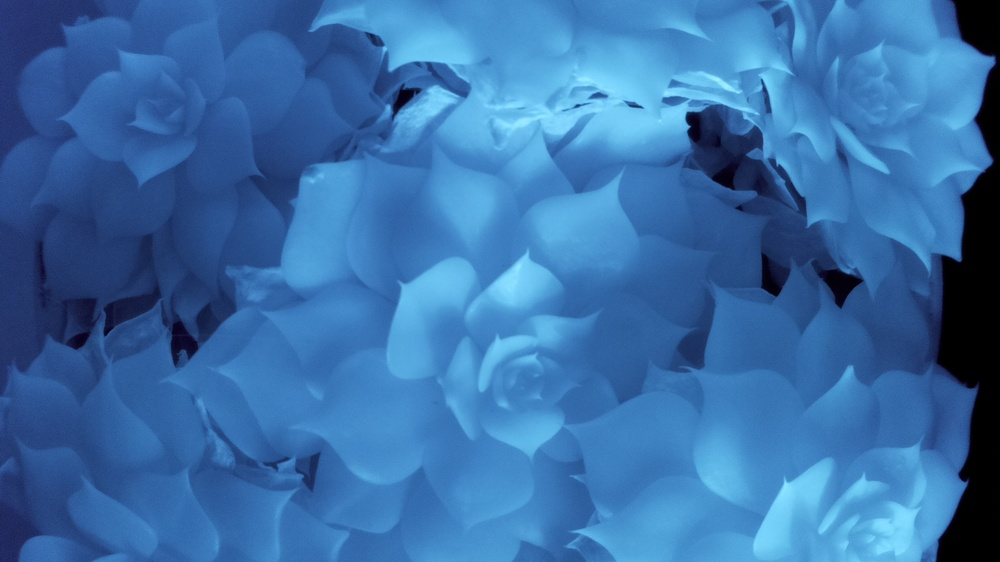
#> input picture succ_raw.jpg, 1000 x 562 px, shrunk from 1920 x 1080 before the run
$ jupyter execute ndvi-old.ipynb   (shell and % lines are left out)
#> lines starting #> are read from the running program, lines starting #| are printed output that depends on the picture
[cell 1]
import numpy as np
import cv2
from matplotlib import pyplot as plt
plt.rcParams['figure.figsize'] = [9, 7]

We used a blue filter on our camera so the blue channel is populated with NIR, so

$$ ndvi = \frac{nir - blue}{nir + blue} $$

[cell 2]
img = cv2.imread("succ_raw.jpg")
#> img is the input picture: shape (562, 1000, 3); mean B, G, R 168.4, 111, 56.1
r_img = cv2.cvtColor(img, cv2.COLOR_RGB2BGR)
plt.imshow(r_img)
nir, g, b = r_img[:,:,0], r_img[:,:,1], r_img[:,:,2]
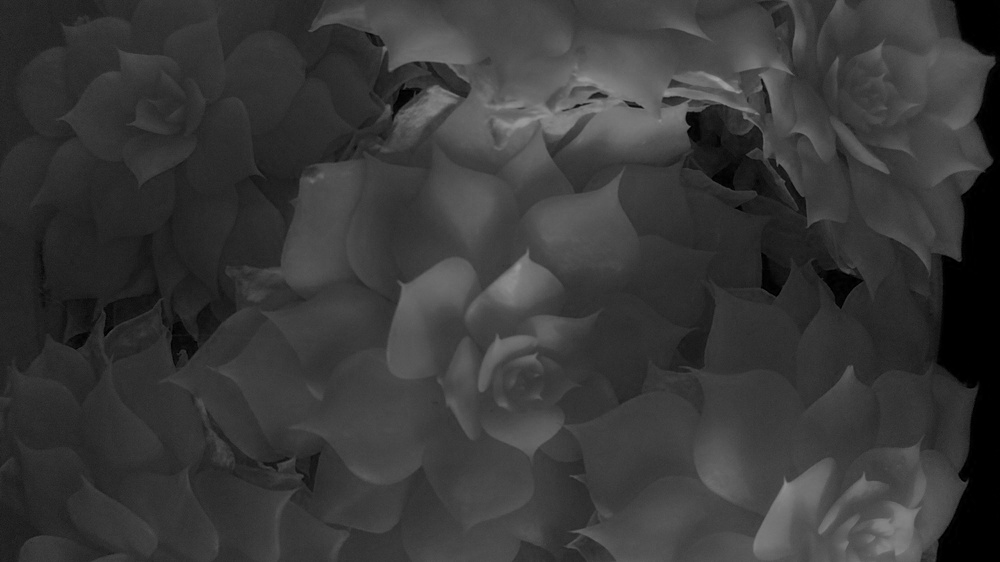
#> nir: shape (562, 1000); min 0, max 161, mean 56.1
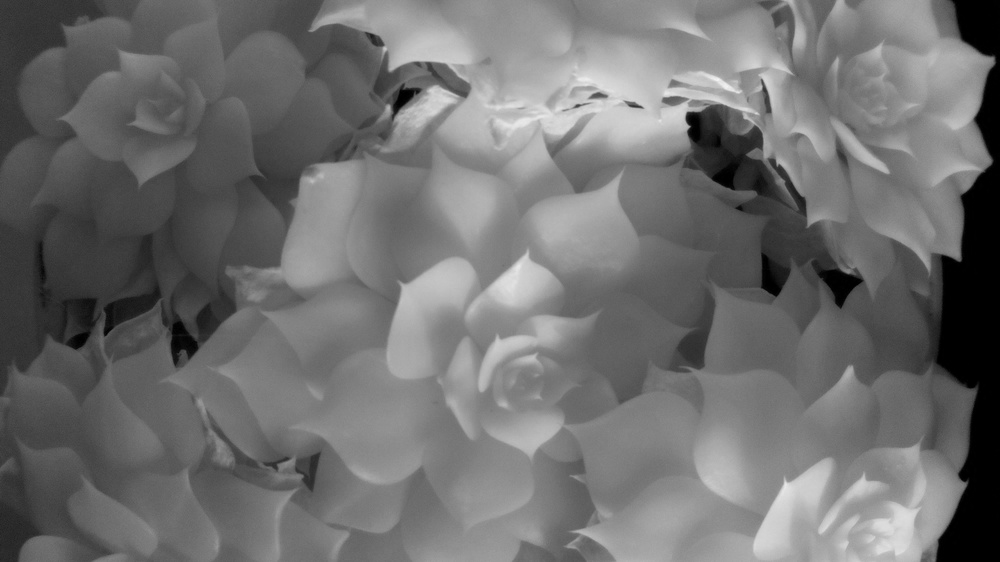
#> g: shape (562, 1000); min 0, max 245, mean 111
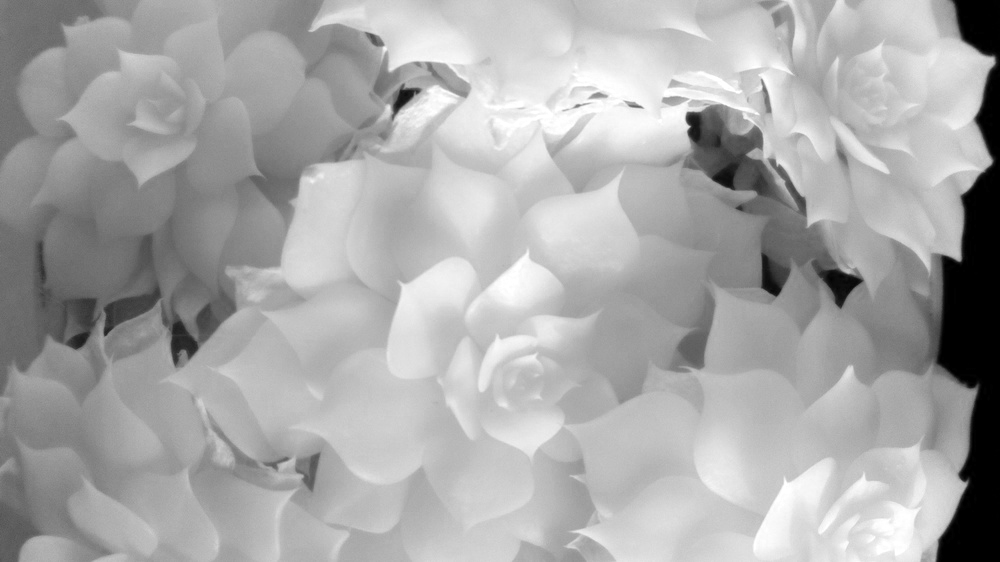
#> b: shape (562, 1000); min 0, max 255, mean 168.4
ndvi = (nir - b)/(nir+b)
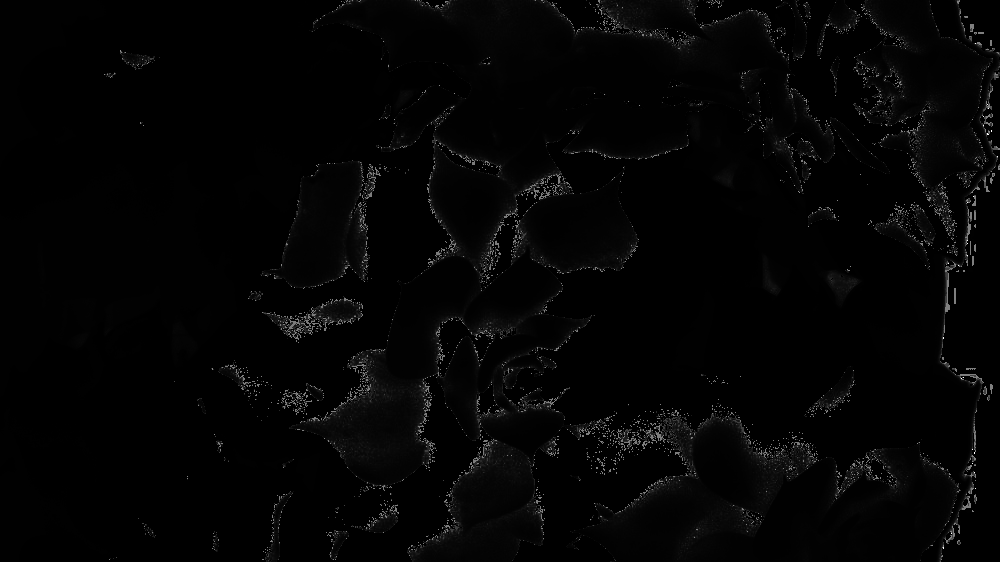
#> ndvi: shape (562, 1000) float64; 3.14% of the values are NaN or infinite; the others: min 0, max 255, mean 4.66; drawn with min black, max white, NaN and infinite black
plt.imshow(ndvi, cmap="gray")
plt.savefig("first_ndvi_lol.png")

$ run again, with 0.3_1.7.jpg copied over succ_raw.jpg
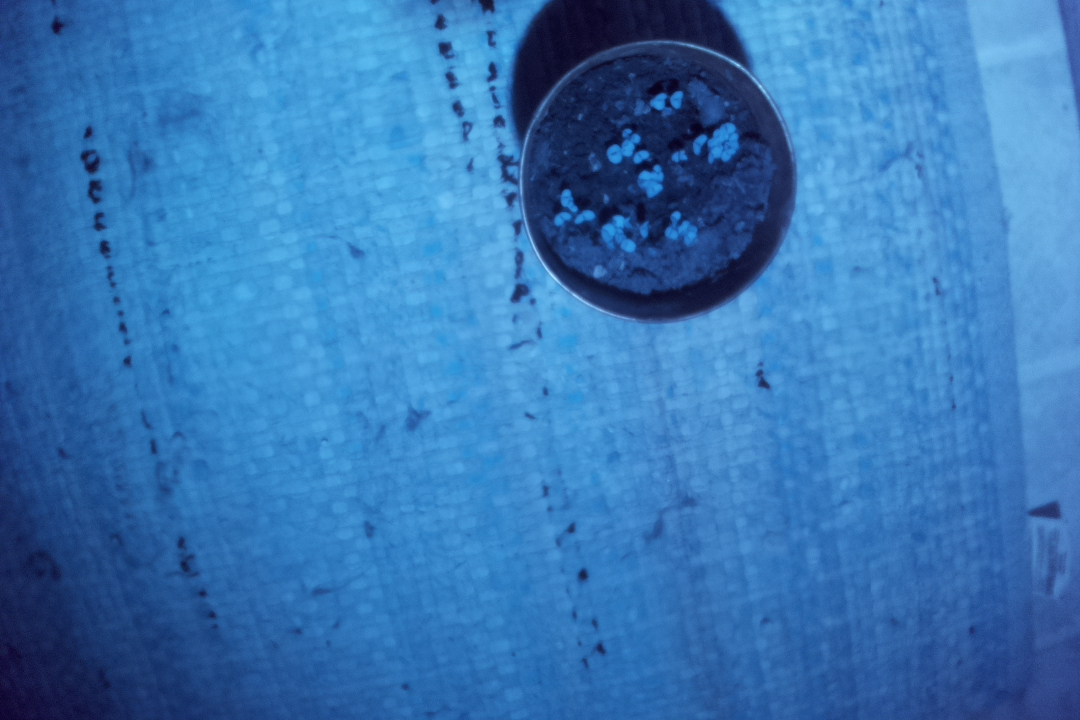
#> input picture 0.3_1.7.jpg, 1080 x 720 px
#> img is the input picture: shape (720, 1080, 3); mean B, G, R 180.6, 118.6, 55.2
#> `nir, g, b = r_img[:,:,0], r_img[:,:,1], r_img[:,:,2]`:
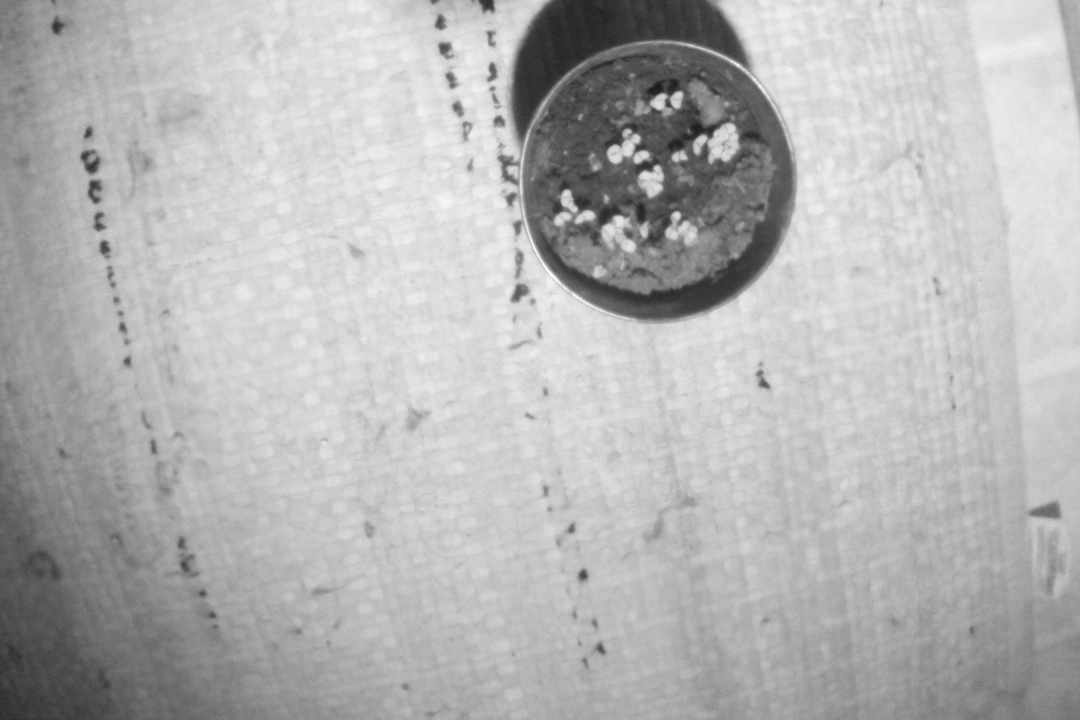
#> b: shape (720, 1080); min 26, max 255, mean 180.6
#> `ndvi = (nir - b)/(nir+b)`:
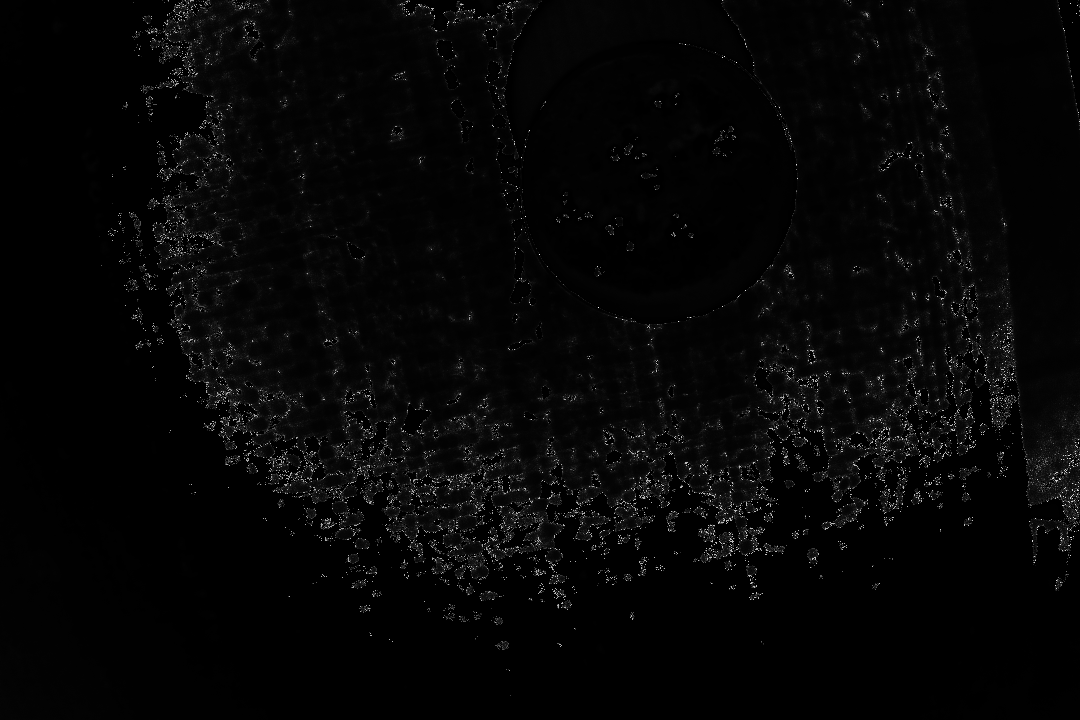
#> ndvi: shape (720, 1080) float64; 0.54% of the values are NaN or infinite; the others: min 0.31, max 167, mean 4.29; drawn with min black, max white, NaN and infinite black
